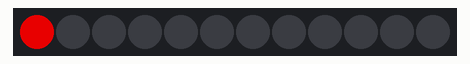
Recording of a sketch running on a simulated Arduino Uno, built with avr-gcc and run on an emulated ATmega328P. On the bench: 12 RGB LEDs in strip order, left to right. Dim RGB values are drawn brighter than linear; random numbers use the default seed unless the sketch sets one.

Above: at 0.06 s.
At 6.07 s:
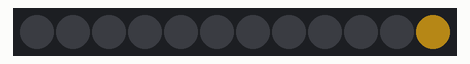
At 10.13 s:
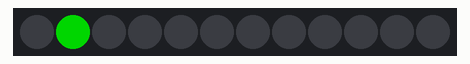
At 12.25 s:
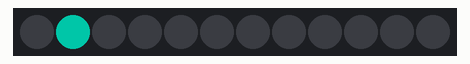
At 22.36 s:
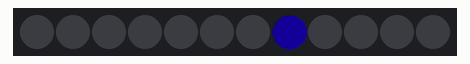
At 32.06 s:
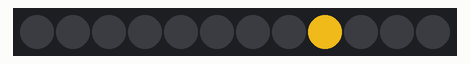

The sketch:

E_Evolution_NumColorsV2.ino
```cpp
// (licence header left out)
/***** INCLUDES & PIN DEFINES *****/
#include <Adafruit_NeoPixel.h>

#define NEO_PIN       2  //Data Pin
#define NUM_PIXELS   12  //How many pixels in the ring

/***** VARIABLES *****/
//COLOR VALUES
volatile uint8_t  red = 0;
volatile uint8_t  green = 0;
volatile uint8_t  blue = 0;

uint8_t  i,k = 0;      //Variables for counting
uint8_t period = 0;    //Period in ms between color moves

//Initialize Neo-pixel library
Adafruit_NeoPixel pixels = Adafruit_NeoPixel(NUM_PIXELS, NEO_PIN, NEO_GRB + NEO_KHZ800);

void setup(){
  pixels.begin(); // This initializes the NeoPixel library.

  //Seed the random number generator with "pin noise"
  //Arduino's DAC is not necissarily the best seed...
  randomSeed(analogRead(0));

  //Randomly select the color intensity values
  red = random(0,255);
  green = random(0,255);
  blue = random(0,255);

  //Getting sort of a whitish every time?
  //Set the period between 10ms and .5 s
  period = 1 + random(0,199);
}

void loop(){

  /*This is a very simple way to do this...the modulo operator is explored in
   later iterations of this code */

  //Outerloop (k) sets which pixel will recieve the color
  for (k = 0; k < NUM_PIXELS; k++){

    //Replace the color selection with a function...12 % chance of change...
    //Insert into the loop and make a decision on whether to change...
    if (random(0,255) > 225) {
      color_select();
    }
    //Re-change period ... 12 % chance of change...
    if (random(0,255) > 225) {
      period = 1 + random(0,199);
    }
    pixels.setPixelColor(k, pixels.Color(red, green, blue)); //Turn on 'k'th LED
    pixels.show();                                           //Show all values
    delay(period);                                           //Delay to next Move
    pixels.setPixelColor(k, pixels.Color(0, 0, 0));          //Reset that pixel to zero
  }
}


void color_select(void){
  //Redeclare i & k so that the external variables are not altered...
  //Otherwise it would force the loop count to reset to the random values

  int i, k;
  //Re-randomize Color and number of colors
  i = random(1,4);

  switch (i) {  //Picks number of colors, sub switches pick which colors
  case 1:
    k = random(1,4);
    switch(k){
    case 1:
      red = random(0,255);
      green = blue = 0;
      break;
    case 2:
      green = random(0,255);
      blue = red = 0;
      break;
    case 3:
      blue = random(0,255);
      green = red = 0;
      break;
    default:
      break;
    }
    break;
  case 2:
    k = random(1,4);
    switch(k){
    case 1:
      red = random(0,255);
      green = random(0,255);
      blue = 0;
      break;
    case 2:
      red = 0;
      green = random(0,255);
      blue = random(0,255);
      break;
    case 3:
      red = random(0,255);
      green = 0;
      blue = random(0,255);
      break;
    default:
      break;
    }
    break;
  case 3: //Adding weight...
    k = random(1,5);
    switch(k){
    case 1:
      red = random(0,64);
      green = random(0,255);
      blue = random(0,255);
      break;
    case 2:
      red = random(0,255);
      green = random(0,64);
      blue = random(0,255);
      break;
    case 3:
      red = random(0,255);
      green = random(0,255);
      blue = random(0,64);
      break;
    case 4:
      red = random(0,random(255));
      green = random(0,random(255));
      blue = random(0,random(255));
      break;
    default:
      break;
    }
    break;
  default :
    break;
  }

}
```
